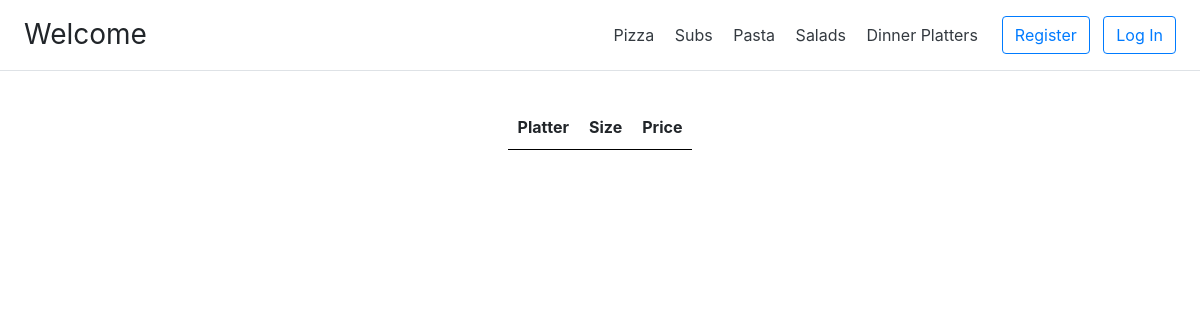
Page /menu/platters on the earlier database version.
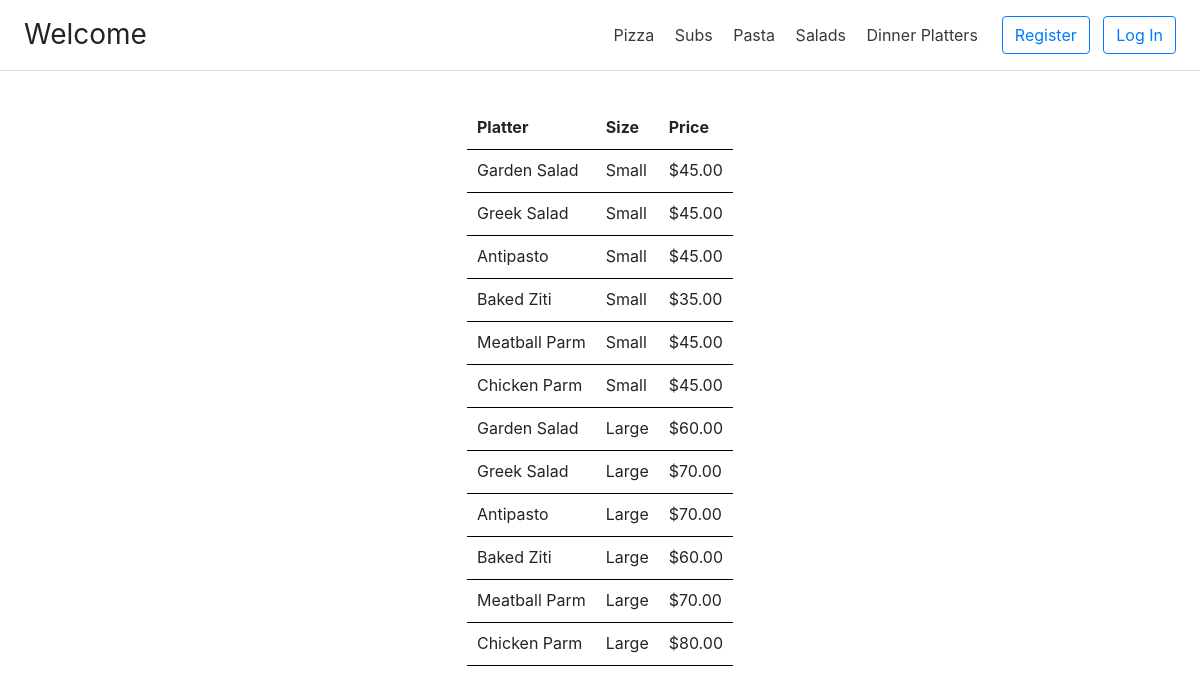
Same page on the later database version.
### orders/models.py (models this page shows, shortened)
class PlatterPrice(models.Model):
    classification = models.CharField(max_length=30)
    size = models.CharField(max_length=10)
    price = models.DecimalField(max_digits=6, decimal_places=2)
    class Meta:
        verbose_name_plural = "Platter Price"

### orders/views.py (the view)
# urls.py: path("menu/platters", views.platter, name="platter"),
def platter(request):
    sub_menu = PlatterPrice.objects.all()
    context = {"sub_menu": sub_menu}
    route = "orders/platters.html"
    return auth_view(route, context, request)

### orders/views.py (called while the page is built)
def auth_view(route, context, request):
    context['user'] = request.user
    if request.user.is_authenticated:
        base_template = "orders/layoutAuth.html"
        context["base_template"] = base_template
        user_profile = UserProfile.objects.get(customer=request.user)
        print(f"----------------> {user_profile}")
        return render(request, route, context)
    base_template = "orders/layout.html"
    context["base_template"] = base_template
    return render(request, route, context)

### orders/templates/orders/platters.html (shortened to what this page needs)
{% extends base_template %}
{% load static %}
{% block extra %}
<link rel="stylesheet" href="{% static 'orders/main.css' %}" />
{% endblock %}
{% block body %}
<div class="container">
    <div class="row">
        <div class="col" align="center">
            <table>
                {% if user.is_authenticated %}
                <thead>
                    <tr>
                        <th scope="col" id="orderType">Platter</th>
                        <th scope="col">Size</th>
                        <th scope="col">Price</th>
                        <th scope="col">Add to Cart</th>
                    </tr>
                </thead>
                <tbody>
                    {% for menu in sub_menu %}
                    <tr>
                        <td>{{menu.classification}}</td>
                        <td>{{menu.size}} </td>
                        <td> ${{menu.price}} </td>
                        <td align="center">
                            <button type="button" class="btn btn-outline-dark" data-id="{{menu.id}}">+</button>
                        </td>
                    </tr>
                    {% endfor %}
                </tbody>
                {% else %}
                <thead>
                    <tr>
                        <th scope="col" id="orderType">Platter</th>
                        <th scope="col">Size</th>
                        <th scope="col">Price</th>
                    </tr>
                </thead>
                <tbody>
                    {% for menu in sub_menu %}
                    <tr>
                        <td>{{menu.classification}}</td>
                        <td>{{menu.size}} </td>
                        <td> ${{menu.price}} </td>
                    </tr>
                    {% endfor %}
                </tbody>
                {% endif %}
            </table>
        </div>
    </div>
</div>
{% endblock %}

### orders/templates/orders/layout.html (shortened to what this page needs)
<!DOCTYPE html>
<html>
<head>
    <link rel="stylesheet" type="text/css"
        href="https://stackpath.bootstrapcdn.com/bootstrap/4.1.1/css/bootstrap.min.css"
>
    {% block extra %}{% endblock %}
</head>
<body>
        <div
            class="d-flex flex-column flex-md-row align-items-center p-3 px-md-4 mb-3 bg-white border-bottom box-shadow">
            <h3 class="my-0 mr-md-auto font-weight-normal">Welcome</h3>
            <nav class="my-2 my-md-0 mr-md-3">
                <a class="p-2 text-dark" href="{% url 'pizza'%}">Pizza</a>
                <a class="p-2 text-dark" href="{% url 'subs'%}">Subs</a>
                <a class="p-2 text-dark" href="{% url 'pasta'%}">Pasta</a>
                <a class="p-2 text-dark" href="{% url 'salad'%}">Salads</a>
                <a class="p-2 text-dark" href="{% url 'platter'%}">Dinner Platters</a>
            </nav>
            <a class="btn btn-outline-primary" href="{% url 'register'%}">Register</a>
            <a class="btn btn-outline-primary" href="{% url 'login'%}">Log In</a>
        </div>
    {% block body %}
    {% endblock %}
</body>
</html>

### orders/static/orders/main.css (style rules this page uses)
table { border-collapse: separate; border-spacing: 0; margin-top: 20px; }
th { text-align: left; font-weight: bold; border-bottom: 1px solid #000; }
th, td { padding: 8px 10px 10px; line-height: inherit; border-bottom: 1px solid #000; }
th { vertical-align: bottom }
td { vertical-align: top }

Differences in the rows shown:
added PlatterPrice: classification "Garden Salad", size "Small", price "45.00"
added PlatterPrice: classification "Greek Salad", size "Small", price "45.00"
added PlatterPrice: classification "Antipasto", size "Small", price "45.00"
added PlatterPrice: classification "Baked Ziti", size "Small", price "35.00"
added PlatterPrice: classification "Meatball Parm", size "Small", price "45.00"
added PlatterPrice: classification "Chicken Parm", size "Small", price "45.00"
added PlatterPrice: classification "Garden Salad", size "Large", price "60.00"
added PlatterPrice: classification "Greek Salad", size "Large", price "70.00"
added PlatterPrice: classification "Antipasto", size "Large", price "70.00"
added PlatterPrice: classification "Baked Ziti", size "Large", price "60.00"
added PlatterPrice: classification "Meatball Parm", size "Large", price "70.00"
added PlatterPrice: classification "Chicken Parm", size "Large", price "80.00"
